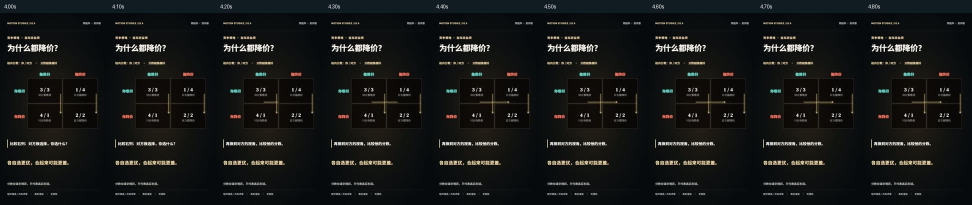
#> input picture examples/batch-01/qa/matrix-price-continuous.jpg, 1944 x 410 px, given in place of tree-business-encoded.jpg, which was not available (shown at 1/2 size)
$ python validate.py
#> lines starting #> are read from the running program, lines starting #| are printed output that depends on the picture; pictures that were not available may be replaced by others from this repository, and a replacement may not be noted
from pathlib import Path
import hashlib,json,subprocess
from PIL import Image,ImageDraw,ImageFont
P=Path(__file__).resolve().parent
ids=['tree-business','tree-learning','matrix-price','matrix-sharing','orbit-signal','orbit-value']
results=[]
for file in list((P/'out').glob('*.mp4')):
    probe=json.loads(subprocess.check_output(['ffprobe','-v','error','-show_format','-show_streams','-of','json',str(file)],text=True,encoding='utf-8'))
    vids=[s for s in probe['streams'] if s['codec_type']=='video']; aud=[s for s in probe['streams'] if s['codec_type']=='audio']
    assert len(vids)==1 and not aud,file
    v=vids[0]
    decode=subprocess.run(['ffmpeg','-v','error','-i',str(file),'-f','null','-'],capture_output=True)
    assert decode.returncode==0 and not decode.stderr,(file,decode.stderr)
    if file.parent.name=='out':assert v['width']==1080 and v['height']==1920 and v['r_frame_rate']=='30/1' and int(v['nb_frames'])==300
    results.append({'file':str(file.relative_to(P)),'duration':float(probe['format']['duration']),'dimensions':[v['width'],v['height']],'frames':v.get('nb_frames'),'audio_streams':len(aud),'full_decode':'passed','sha256':hashlib.sha256(file.read_bytes()).hexdigest()})

# Actual encoded-frame contact sheet, not concept imagery.
grid=Image.new('RGB',(6*270,540),'#101b22'); draw=ImageDraw.Draw(grid)
#> after `grid = Image.new('RGB', (6 * 270, 540), '#101b22')`:
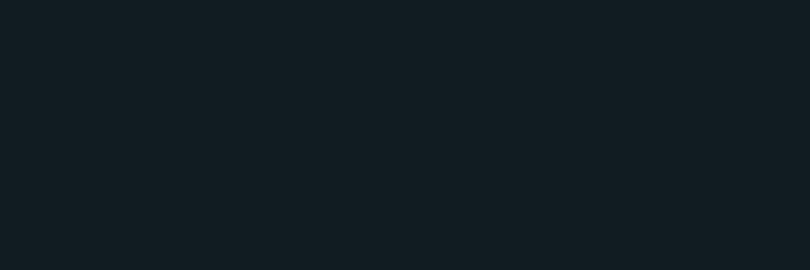
#> grid: PIL image 1620x540 RGB (shown at 1/2 size); mean R, G, B 16, 27, 34
for i,id in enumerate(ids):
    out=P/'qa'/f'{id}-encoded.jpg'
    subprocess.run(['ffmpeg','-hide_banner','-loglevel','error','-y','-ss','5.0' if id.startswith('orbit') else '8.67','-i',str(P/'out'/f'{id}.mp4'),'-frames:v','1','-vf','scale=270:480',str(out)],check=True)
#> (this line was passed over: subprocess is not available in this run)
    with Image.open(out) as im:grid.paste(im,(i*270,32))
#> im is the input picture: PIL image 1944x410 RGB; mean R, G, B 22.3, 23.8, 22.9
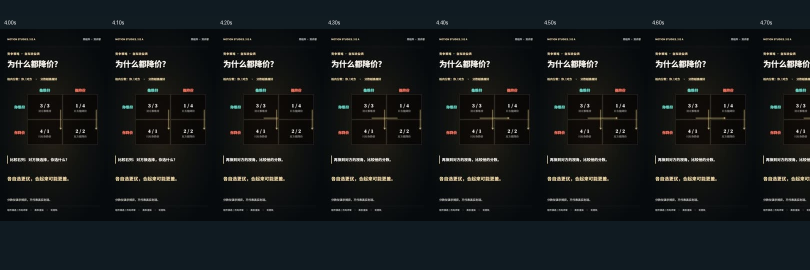
#> grid: PIL image 1620x540 RGB (shown at 1/2 size); mean R, G, B 21.1, 24.9, 25.8
    draw.text((i*270+8,9),id,fill='#f0eee4')
#> pass 2 of the loop `for i,id in enumerate(ids):`:
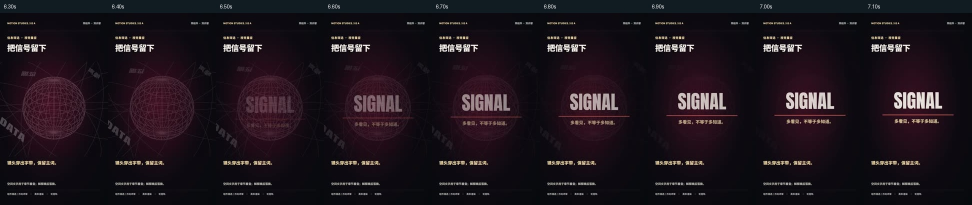
#> input picture examples/batch-01/qa/orbit-signal-continuous.jpg, 1944 x 410 px, given in place of tree-learning-encoded.jpg, which was not available (shown at 1/2 size)
#> im is the input picture: PIL image 1944x410 RGB; mean R, G, B 29.3, 20.6, 27.8
#> `with Image.open(out) as im:grid.paste(im,(i*270,32))`:
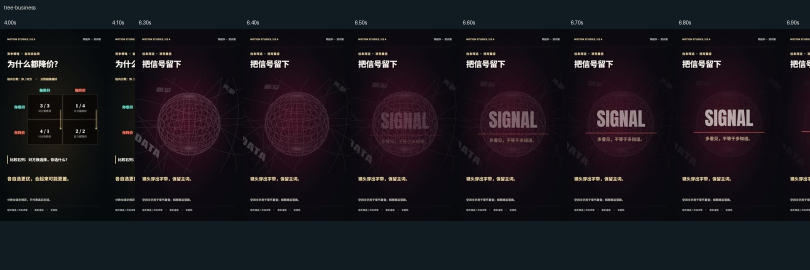
#> grid: PIL image 1620x540 RGB (shown at 1/2 size); mean R, G, B 25, 22.1, 28.4
#> (the run stopped early here; a loop or call above may not have finished)
